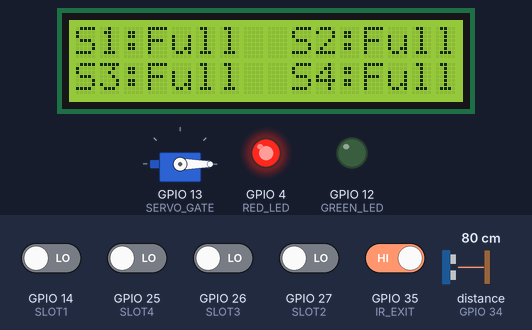
A sketch run on a simulated ESP32. Shown: 16×2 character LCD, servo, output pins drawn as LEDs (lit = HIGH). Wiring (inferred from the names in the program): ultrasonic range finder: trigger GPIO 33; echo GPIO 34. Inputs (shaded band) come from the test bench; at power-on: GPIO 35 (IR_EXIT) HIGH, GPIO 14 (SLOT1), GPIO 25 (SLOT4), GPIO 26 (SLOT3), GPIO 27 (SLOT2) LOW, distance to the obstacle (sensor on GPIO 34) 80 cm. The echo pulse lasts 58.3 µs per cm; WiFi joins after 1.5 s; servers stay silent unless stated; pins used as bus, display or sensor lines are not drawn; what the sketch prints to the serial monitor is not drawn.

Above: at 1.2 s.
1.3 s: GPIO 14 (SLOT1) driven HIGH
At 2.3 s:
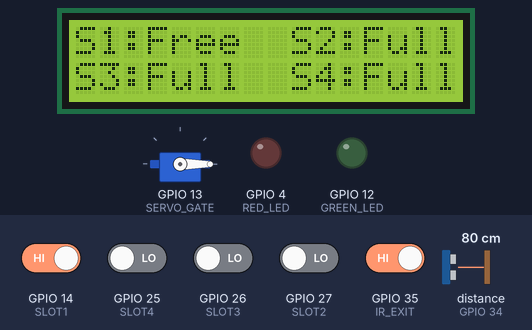
2.8 s: distance to the obstacle (sensor on GPIO 34) set to 250 cm
5.8 s: distance to the obstacle (sensor on GPIO 34) set to 18 cm
8.8 s: GPIO 25 (SLOT4) driven HIGH
At 11.3 s:
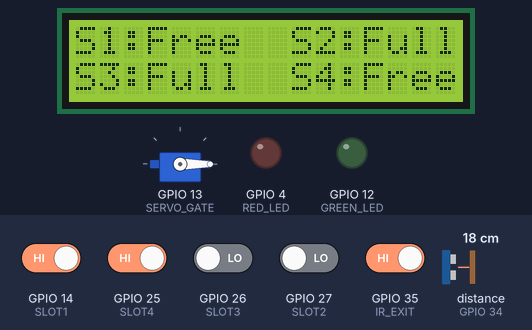
11.8 s: GPIO 26 (SLOT3) driven HIGH
At 12.7 s:
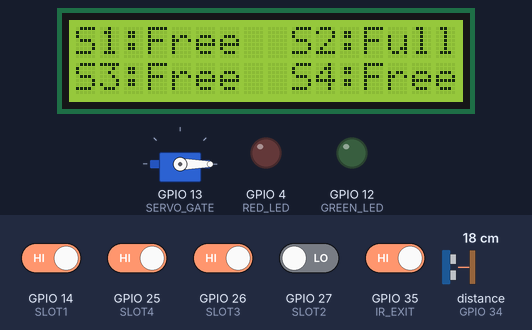
13.4 s: GPIO 27 (SLOT2) driven HIGH
At 14.7 s:
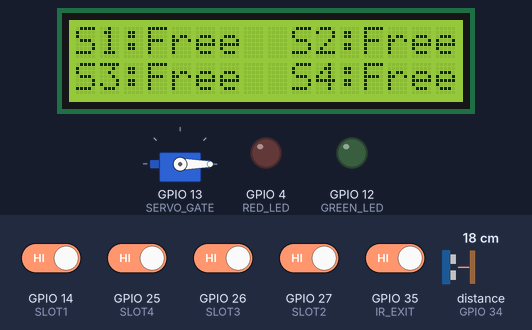
Timing chart, 0 to 16.4 s (numbered marks = the images above; inputs shaded):
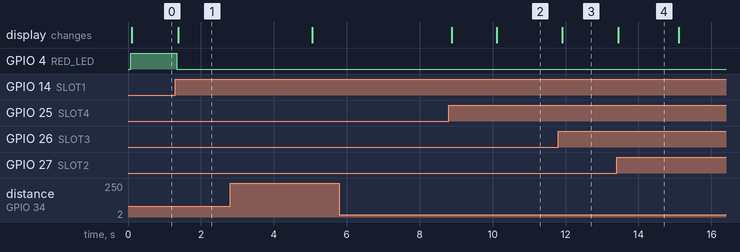

The sketch:

SmartCave.ino
```cpp
#include <Wire.h>
#include <LiquidCrystal_I2C.h>
#include <ESP32Servo.h>

// -------- BLYNK CONFIGURATION --------
// ⚠️ REPLACE THESE WITH YOUR OWN DETAILS BEFORE UPLOADING TO BOARD ⚠️
#define BLYNK_TEMPLATE_ID "YOUR_TEMPLATE_ID_HERE"
#define BLYNK_TEMPLATE_NAME "Smart Parking"
#define BLYNK_AUTH_TOKEN "YOUR_BLYNK_TOKEN_HERE"

#define BLYNK_PRINT Serial
#include <WiFi.h>
#include <BlynkSimpleEsp32.h>

// ⚠️ REPLACE THESE WITH YOUR WIFI DETAILS ⚠️
char auth[] = BLYNK_AUTH_TOKEN;
char ssid[] = "YOUR_WIFI_SSID";
char pass[] = "YOUR_WIFI_PASSWORD";

// Non-blocking connect control
unsigned long lastConnTry = 0;
const unsigned long WIFI_RETRY_MS  = 5000;
const unsigned long BLYNK_RETRY_MS = 5000;

// Pace Blynk writes
unsigned long lastBlynkWrite = 0;
const unsigned long BLYNK_UPDATE_MS = 500;

// -------- I2C LCD --------
#define SDA_PIN 21
#define SCL_PIN 22

// -------- IR Sensors for slots (HIGH = Free, LOW = Full) --------
#define SLOT1 14
#define SLOT2 27
#define SLOT3 26
#define SLOT4 25

// -------- Exit IR sensor (active LOW) --------
#define IR_EXIT 35

// -------- Ultrasonic Sensor Pins (Entry) --------
#define TRIG_PIN 33
#define ECHO_PIN 34

// -------- Servo --------
#define SERVO_GATE 13

// -------- LEDs --------
#define GREEN_LED 12
#define RED_LED   4

// -------- LCD & Servo Objects --------
LiquidCrystal_I2C lcd(0x27, 16, 2);
Servo gateServo;

// -------- Vars --------
long duration;
float distance_cm;

// Parking stats (count via slot transitions only)
const int TOTAL_SLOTS = 4;
volatile unsigned long carsIn  = 0;
volatile unsigned long carsOut = 0;

// Slot debounce/state tracking
const unsigned long DEBOUNCE_MS = 120;
const uint8_t slotPins[TOTAL_SLOTS] = {SLOT1, SLOT2, SLOT3, SLOT4};
// stableState: HIGH = Free, LOW = Full
bool  stableState[TOTAL_SLOTS];
unsigned long lastChangeAt[TOTAL_SLOTS];

// Entry detection (ultrasonic) — only for gate comfort (no counting)
const float ENTRY_THRESHOLD_CM = 10.0;

// Display paging
unsigned long lastPageSwitch = 0;
const unsigned long PAGE_PERIOD_MS = 5000;
uint8_t pageIndex = 0; // 0 = slot page, 1 = stats page

// ---------- helpers ----------
void measureDistance();
void showSlotsPage(bool s1, bool s2, bool s3, bool s4);
void showStatsPage(int freeSlots);
void openGate();

void setup() {
  Serial.begin(115200);

  // ----- WiFi + Blynk (NON-BLOCKING) -----
  WiFi.mode(WIFI_STA);
  WiFi.begin(ssid, pass);         // start WiFi (non-blocking)
  Blynk.config(auth);             // set token (no WiFi needed here)

  // LCD init
  Wire.begin(SDA_PIN, SCL_PIN);
  lcd.begin(16, 2);
  lcd.backlight();

  // IR slot sensors
  pinMode(SLOT1, INPUT);
  pinMode(SLOT2, INPUT);
  pinMode(SLOT3, INPUT);
  pinMode(SLOT4, INPUT);

  // Initialize slot stable states
  for (int i = 0; i < TOTAL_SLOTS; i++) {
    stableState[i] = digitalRead(slotPins[i]); // HIGH=Free, LOW=Full
    lastChangeAt[i] = millis();
  }

  // Exit sensor
  pinMode(IR_EXIT, INPUT);

  // Ultrasonic pins
  pinMode(TRIG_PIN, OUTPUT);
  pinMode(ECHO_PIN, INPUT);

  // LEDs
  pinMode(GREEN_LED, OUTPUT);
  pinMode(RED_LED, OUTPUT);
  digitalWrite(GREEN_LED, LOW);
  digitalWrite(RED_LED, LOW);

  // Servo
  gateServo.setPeriodHertz(50);
  gateServo.attach(SERVO_GATE, 500, 2400);
  gateServo.write(0);  // Closed

  Serial.println("Setup done. Trying WiFi/Blynk in background...");
}

void loop() {
  // ---- Keep app logic ALWAYS running ----
  measureDistance();

  unsigned long now = millis();
  int freeSlots = 0;

  // Read & debounce slots; update IN/OUT
  for (int i = 0; i < TOTAL_SLOTS; i++) {
    bool current = digitalRead(slotPins[i]); // HIGH=Free, LOW=Full

    if (current != stableState[i]) {
      if (now - lastChangeAt[i] >= DEBOUNCE_MS) {
        bool prev = stableState[i];
        stableState[i] = current;
        lastChangeAt[i] = now;

        if (prev == HIGH && current == LOW)      carsIn++;
        else if (prev == LOW && current == HIGH) carsOut++;
      }
    } else {
      lastChangeAt[i] = now - DEBOUNCE_MS;
    }

    if (stableState[i] == HIGH) freeSlots++;
  }

  bool allFull = (freeSlots == 0);
  digitalWrite(RED_LED, allFull ? HIGH : LOW);

  // Gate comfort
  if (distance_cm > 0 && distance_cm < ENTRY_THRESHOLD_CM && !allFull) {
    openGate();
  }
  if (digitalRead(IR_EXIT) == LOW) {
    openGate();
  }

  // Display paging
  if (now - lastPageSwitch >= PAGE_PERIOD_MS) {
    pageIndex ^= 1;
    lastPageSwitch = now;
  }

  bool s1 = stableState[0];
  bool s2 = stableState[1];
  bool s3 = stableState[2];
  bool s4 = stableState[3];

  if (pageIndex == 0) showSlotsPage(s1, s2, s3, s4);
  else                showStatsPage(freeSlots);

  // ---- Non-blocking WiFi/Blynk maintenance ----
  if (WiFi.status() != WL_CONNECTED) {
    if (now - lastConnTry >= WIFI_RETRY_MS) {
      WiFi.disconnect(true);
      WiFi.begin(ssid, pass);
      lastConnTry = now;
    }
  } else {
    if (!Blynk.connected() && now - lastConnTry >= BLYNK_RETRY_MS) {
      Blynk.connect(1000);
      lastConnTry = now;
    }
  }

  Blynk.run();

  if (Blynk.connected() && (now - lastBlynkWrite >= BLYNK_UPDATE_MS)) {
    Blynk.virtualWrite(V0, (int)carsIn);
    Blynk.virtualWrite(V1, (int)carsOut);
    Blynk.virtualWrite(V2, (int)freeSlots);
    Blynk.virtualWrite(V3, s1 ? "Free" : "Full");
    Blynk.virtualWrite(V4, s2 ? "Free" : "Full");
    Blynk.virtualWrite(V5, s3 ? "Free" : "Full");
    Blynk.virtualWrite(V6, s4 ? "Free" : "Full");
    lastBlynkWrite = now;
  }
  delay(50);
}

// ----------- Functions -----------
void measureDistance() {
  digitalWrite(TRIG_PIN, LOW);
  delayMicroseconds(2);
  digitalWrite(TRIG_PIN, HIGH);
  delayMicroseconds(10);
  digitalWrite(TRIG_PIN, LOW);
  duration = pulseIn(ECHO_PIN, HIGH, 30000);
  if (duration == 0) distance_cm = 1000;
  else distance_cm = duration * 0.034f / 2.0f;
}

void showSlotsPage(bool s1, bool s2, bool s3, bool s4) {
  lcd.clear();
  lcd.setCursor(0, 0); lcd.print("S1:"); lcd.print(s1 ? "Free" : "Full ");
  lcd.setCursor(9, 0); lcd.print("S2:"); lcd.print(s2 ? "Free" : "Full ");
  lcd.setCursor(0, 1); lcd.print("S3:"); lcd.print(s3 ? "Free" : "Full ");
  lcd.setCursor(9, 1); lcd.print("S4:"); lcd.print(s4 ? "Free" : "Full ");
}

void showStatsPage(int freeSlots) {
  lcd.clear();
  lcd.setCursor(0, 0); lcd.print("In:"); lcd.print((unsigned long)carsIn);
  lcd.print(" Out:"); lcd.print((unsigned long)carsOut);
  lcd.setCursor(0, 1); lcd.print("Free:"); lcd.print(freeSlots);
}

void openGate() {
  digitalWrite(GREEN_LED, HIGH);
  gateServo.write(90);
  delay(2400);
  gateServo.write(0);
  digitalWrite(GREEN_LED, LOW);
}
```

Measured:
- after the input at 1.3 s, GPIO 4 (RED_LED): HIGH → LOW at once; the display: changes after 0.08 s (image 1)
- after the input at 5.8 s, every drawn part: stays the same
- after the input at 8.8 s, the display: first changes after 0.08 s (image 2 shows a later state)
- after the input at 11.8 s, the display: changes after 0.11 s (image 3)
- after the input at 13.4 s, the display: changes at once (image 4)
- what the display in image 4 shows lasts 1.7 s, from 13.4 s to 15.1 s
